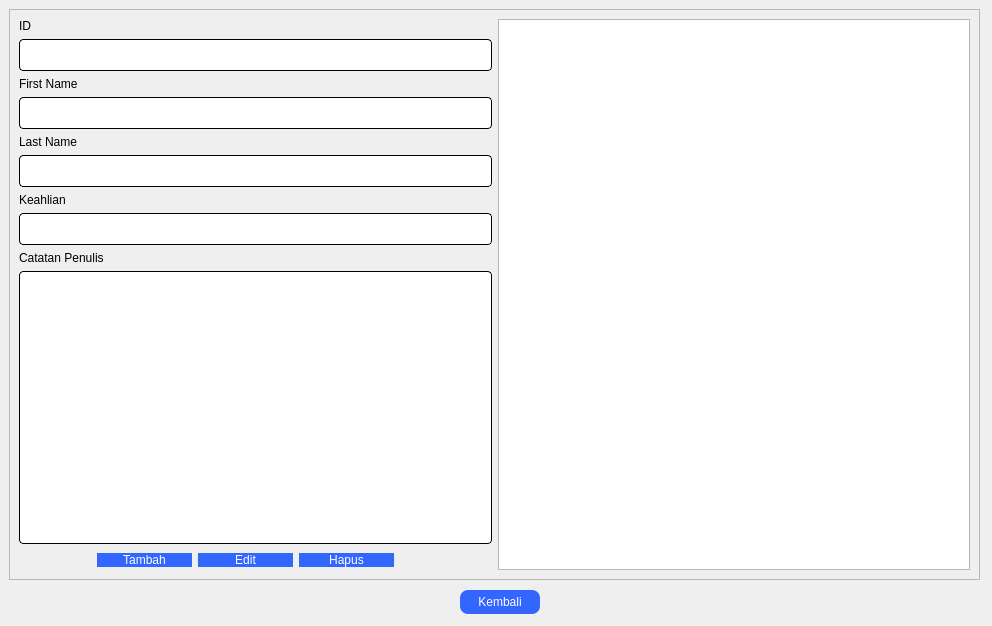
<?xml version="1.0" encoding="UTF-8"?>
<ui version="4.0">
 <class>ManageAuthors</class>
 <widget class="QDialog" name="ManageAuthors">
  <property name="geometry">
   <rect>
    <x>0</x>
    <y>0</y>
    <width>992</width>
    <height>626</height>
   </rect>
  </property>
  <property name="windowTitle">
   <string>Dialog</string>
  </property>
  <widget class="QFrame" name="frame">
   <property name="geometry">
    <rect>
     <x>9</x>
     <y>9</y>
     <width>971</width>
     <height>571</height>
    </rect>
   </property>
   <property name="frameShape">
    <enum>QFrame::StyledPanel</enum>
   </property>
   <property name="frameShadow">
    <enum>QFrame::Raised</enum>
   </property>
   <layout class="QHBoxLayout" name="horizontalLayout_4">
    <item>
     <layout class="QHBoxLayout" name="horizontalLayout_3">
      <item>
       <layout class="QVBoxLayout" name="verticalLayout_6">
        <item>
         <layout class="QVBoxLayout" name="verticalLayout_2">
          <item>
           <widget class="QLabel" name="label_2">
            <property name="styleSheet">
             <string notr="true">color: rgb(0, 0, 0);
font: 10pt &quot;Comic Sans MS&quot;;</string>
            </property>
            <property name="text">
             <string>ID</string>
            </property>
           </widget>
          </item>
          <item>
           <widget class="QLineEdit" name="ID">
            <property name="font">
             <font>
              <pointsize>-1</pointsize>
              <italic>false</italic>
              <bold>false</bold>
             </font>
            </property>
            <property name="styleSheet">
             <string notr="true">QLineEdit{
	background-color: rgb(255, 255, 255);
	 border: 1px  solid;
     border-radius: 4px;
	font: 24px
}</string>
            </property>
           </widget>
          </item>
         </layout>
        </item>
        <item>
         <layout class="QVBoxLayout" name="verticalLayout_3">
          <item>
           <widget class="QLabel" name="label_3">
            <property name="styleSheet">
             <string notr="true">color: rgb(0, 0, 0);
font: 10pt &quot;Comic Sans MS&quot;;</string>
            </property>
            <property name="text">
             <string>First Name</string>
            </property>
           </widget>
          </item>
          <item>
           <widget class="QLineEdit" name="firstName">
            <property name="styleSheet">
             <string notr="true">QLineEdit{
	background-color: rgb(255, 255, 255);
	 border: 1px  solid;
     border-radius: 4px;
	font: 24px
}</string>
            </property>
           </widget>
          </item>
         </layout>
        </item>
        <item>
         <layout class="QVBoxLayout" name="verticalLayout_4">
          <item>
           <widget class="QLabel" name="label_4">
            <property name="styleSheet">
             <string notr="true">color: rgb(0, 0, 0);
font: 10pt &quot;Comic Sans MS&quot;;</string>
            </property>
            <property name="text">
             <string>Last Name</string>
            </property>
           </widget>
          </item>
          <item>
           <widget class="QLineEdit" name="lastName">
            <property name="styleSheet">
             <string notr="true">QLineEdit{
	background-color: rgb(255, 255, 255);
	 border: 1px  solid;
     border-radius: 4px;
	font: 24px
}</string>
            </property>
           </widget>
          </item>
         </layout>
        </item>
        <item>
         <layout class="QVBoxLayout" name="verticalLayout_5">
          <item>
           <widget class="QLabel" name="label_5">
            <property name="styleSheet">
             <string notr="true">color: rgb(0, 0, 0);
font: 10pt &quot;Comic Sans MS&quot;;</string>
            </property>
            <property name="text">
             <string>Keahlian</string>
            </property>
           </widget>
          </item>
          <item>
           <widget class="QLineEdit" name="expertise">
            <property name="styleSheet">
             <string notr="true">QLineEdit{
	background-color: rgb(255, 255, 255);
	 border: 1px  solid;
     border-radius: 4px;
	font: 24px
}</string>
            </property>
           </widget>
          </item>
         </layout>
        </item>
        <item>
         <layout class="QVBoxLayout" name="verticalLayout">
          <item>
           <widget class="QLabel" name="label_6">
            <property name="styleSheet">
             <string notr="true">color: rgb(0, 0, 0);
font: 10pt &quot;Comic Sans MS&quot;;</string>
            </property>
            <property name="text">
             <string>Catatan Penulis</string>
            </property>
           </widget>
          </item>
          <item>
           <widget class="QTextEdit" name="about">
            <property name="styleSheet">
             <string notr="true">QTextEdit{
	background-color: rgb(255, 255, 255);
	 border: 1px  solid;
     border-radius: 4px;
	font: 24px
}</string>
            </property>
           </widget>
          </item>
         </layout>
        </item>
        <item>
         <layout class="QHBoxLayout" name="horizontalLayout_2">
          <item>
           <spacer name="horizontalSpacer">
            <property name="orientation">
             <enum>Qt::Horizontal</enum>
            </property>
            <property name="sizeType">
             <enum>QSizePolicy::Fixed</enum>
            </property>
            <property name="sizeHint" stdset="0">
             <size>
              <width>78</width>
              <height>20</height>
             </size>
            </property>
           </spacer>
          </item>
          <item>
           <layout class="QHBoxLayout" name="horizontalLayout">
            <item>
             <widget class="QPushButton" name="addButtton">
              <property name="styleSheet">
               <string notr="true">QPushButton
{ 
	border-radius:15px;
	font: 10pt &quot;Comic Sans MS&quot;;
	background-color: #3366FF;
	padding : 0 4px;
	border-radius:10px;
	color: rgb(255, 255, 255);
}


QPushButton:hover:!pressed

{
background:#4f85e2;
}
</string>
              </property>
              <property name="text">
               <string>Tambah</string>
              </property>
             </widget>
            </item>
            <item>
             <widget class="QPushButton" name="editButton">
              <property name="styleSheet">
               <string notr="true">QPushButton
{ 
	border-radius:15px;
	font: 10pt &quot;Comic Sans MS&quot;;
	background-color: #3366FF;
	padding : 0 4px;
	border-radius:10px;
	color: rgb(255, 255, 255);
}


QPushButton:hover:!pressed

{
background:#4f85e2;
}
</string>
              </property>
              <property name="text">
               <string>Edit</string>
              </property>
             </widget>
            </item>
            <item>
             <widget class="QPushButton" name="deleteButton">
              <property name="styleSheet">
               <string notr="true">QPushButton
{ 
	border-radius:15px;
	font: 10pt &quot;Comic Sans MS&quot;;
	background-color: #3366FF;
	padding : 0 4px;
	border-radius:10px;
	color: rgb(255, 255, 255);
}


QPushButton:hover:!pressed

{
background:#4f85e2;
}
</string>
              </property>
              <property name="text">
               <string>Hapus</string>
              </property>
             </widget>
            </item>
           </layout>
          </item>
          <item>
           <spacer name="horizontalSpacer_2">
            <property name="orientation">
             <enum>Qt::Horizontal</enum>
            </property>
            <property name="sizeType">
             <enum>QSizePolicy::Fixed</enum>
            </property>
            <property name="sizeHint" stdset="0">
             <size>
              <width>98</width>
              <height>20</height>
             </size>
            </property>
           </spacer>
          </item>
         </layout>
        </item>
       </layout>
      </item>
      <item>
       <widget class="QTableView" name="authorTableView">
        <property name="styleSheet">
         <string notr="true">QHeaderView::section { background-color: #4f85e2; font: solid}</string>
        </property>
        <property name="selectionMode">
         <enum>QAbstractItemView::SingleSelection</enum>
        </property>
        <property name="selectionBehavior">
         <enum>QAbstractItemView::SelectRows</enum>
        </property>
        <attribute name="verticalHeaderVisible">
         <bool>false</bool>
        </attribute>
       </widget>
      </item>
     </layout>
    </item>
   </layout>
  </widget>
  <widget class="QPushButton" name="pushButton">
   <property name="geometry">
    <rect>
     <x>460</x>
     <y>590</y>
     <width>80</width>
     <height>24</height>
    </rect>
   </property>
   <property name="styleSheet">
    <string notr="true">QPushButton{
color: rgb(255, 255, 255);
font: 10pt &quot;Comic Sans MS&quot;;
border-radius:8px;
padding : 0 8px;
background: #3366FF;
border -radius:10px;
}
QPushButton:hover:!pressed

{
background:#4f85e2;
}
QToolButton
{

border-radius:10px;
bacground:red;
color:red;
}

QPushButton:pressed
{
              font-size: 19px;
              transition: 0.9s; 
}</string>
   </property>
   <property name="text">
    <string>Kembali</string>
   </property>
  </widget>
 </widget>
 <resources/>
 <connections/>
</ui>
